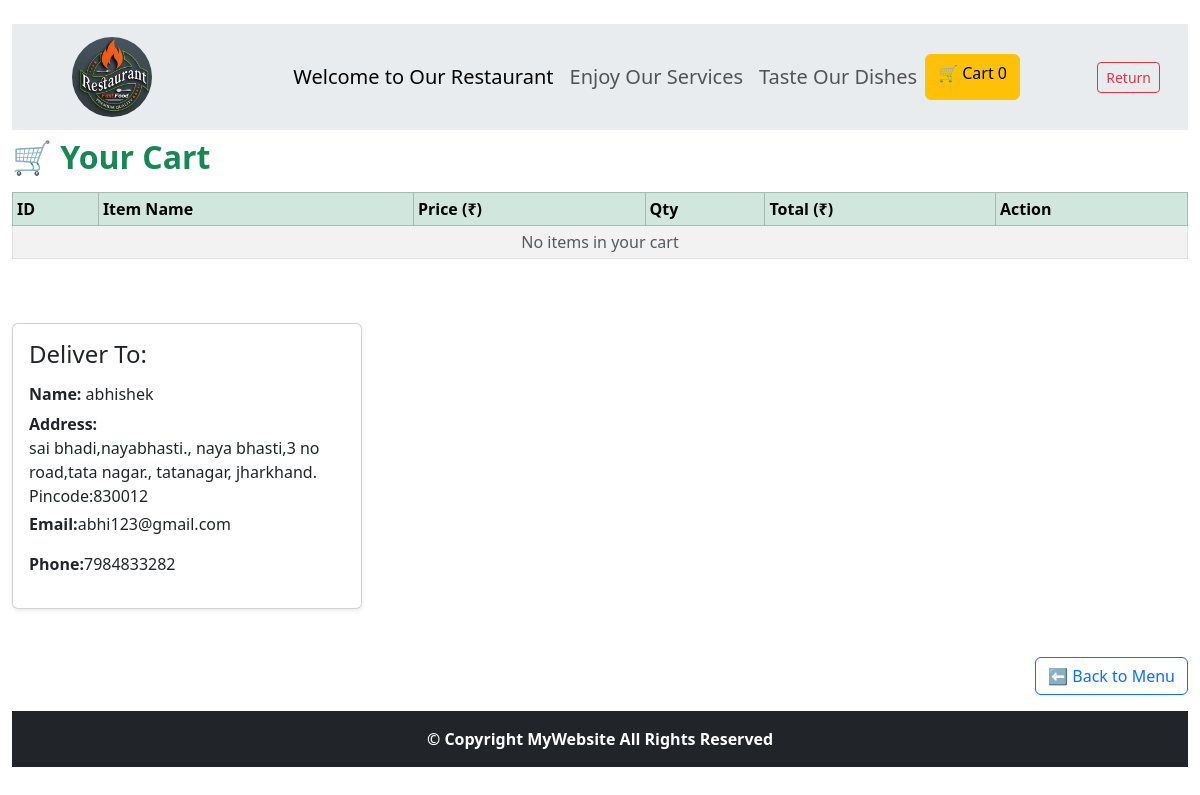
Screenshot of /cart.php (signed in) with the database file from the repository.
### tables this page shows
CREATE TABLE `register` (
  `id` int(100) NOT NULL,
  `name` varchar(50) NOT NULL,
  `password` varchar(255) NOT NULL,
  `email` varchar(30) NOT NULL,
  `phone` double NOT NULL,
  `house` varchar(100) NOT NULL,
  `street` varchar(100) NOT NULL,
  `city` varchar(50) NOT NULL,
  `state` varchar(50) NOT NULL,
  `pincode` varchar(10) NOT NULL,
  `user` varchar(50) NOT NULL,
  `created_at` timestamp NOT NULL DEFAULT current_timestamp() ON UPDATE current_timestamp(),
  `updated_at` timestamp NOT NULL DEFAULT current_timestamp() ON UPDATE current_timestamp()
);

### cart.php (the view, shortened to what this page needs)
<?php
include 'connect.php';
$id   = $_SESSION['id'];
$query = "SELECT * FROM register WHERE id='$id'";
$result = mysqli_query($con, $query);
$row = mysqli_fetch_assoc($result);
?>
<!doctype html>
<html lang="en">
<head>
<link href="https://cdn.jsdelivr.net/npm/bootstrap@5.3.3/dist/css/bootstrap.min.css" rel="stylesheet">
</head>
<body class="container-fluid mt-4">
     <header class="sticky-top">
        <nav class="navbar navbar-expand-lg bg-body-secondary">
       <div class="container-fluid">
             <a class="navbar-brand px-5 d-flex align-items-center" href="#">
                <img class="navbar-logo img-fluid rounded-circle me-2" src="assets/images/logo1.jpg" alt="Logo"
                    style="width:80px; height:80px;">
            </a>
            <div class="collapse navbar-collapse" id="navbarSupportedContent">
                <ul class="navbar-nav mx-auto mb-2 mb-lg-0">
                    <li class="nav-item"><a class="nav-link active" href="#" style="font-size: 20px;">Welcome to Our
                            Restaurant</a></li>
                    <li class="nav-item"><a class="nav-link" href="#" style="font-size: 20px;">Enjoy Our Services</a>
                    </li>
                    <li class="nav-item"><a class="nav-link" href="#" style="font-size: 20px;">Taste Our Dishes</a></li>
                    <a href="cart.php" class="btn btn-warning gap-2">
                        🛒 Cart <span id="cartCount">
                            <?= isset($_SESSION['cart']) ? count($_SESSION['cart']) : 0 ?>
                        </span>
                    </a>
                </ul>
                <div class="button">
                    <a href="place.php" class="btn btn-outline-danger btn-sm m-3">Return</a>
                </div>
            </div>
            </div>
        </nav>
    </header>
<main>
    <section class="mt-2">
        <h2 class="fw-bold mb-3 text-success">🛒 Your Cart</h2>
        <table class="table table-bordered table-striped align-middle table-sm">
            <thead class="table-success">
                <tr>
                    <th>ID</th>
                    <th>Item Name</th>
                    <th>Price (₹)</th>
                    <th>Qty</th>
                    <th>Total (₹)</th>
                    <th>Action</th>
                </tr>
            </thead>
            <tbody>
                <?php
                $grandTotal = 0;
                if (!empty($_SESSION['cart'])) {
                    foreach ($_SESSION['cart'] as $item) {
                        $grandTotal += $item['total'];
                        echo "
                        <tr>
                            <td>{$item['id']}</td>
                            <td>{$item['name']}</td>
                            <td>₹{$item['price']}</td>
                            <td>
                                <a href='cart.php?action=decrease&id={$item['id']}' class='btn btn-sm btn-outline-danger'>-</a>
                                <span class='mx-2'>{$item['qty']}</span>
                                <a href='cart.php?action=increase&id={$item['id']}' class='btn btn-sm btn-outline-success'>+</a>
                            </td>
                            <td>₹{$item['total']}</td>
                            <td>
                                <a href='cart.php?remove={$item['id']}' class='btn btn-sm btn-danger'>Remove</a>
                            </td>
                        </tr>";
                    }
                    echo "
                    <tr class='fw-bold'>
                        <td colspan='4' class='text-end'>Grand Total:</td>
                        <td colspan='2'>₹" . number_format($grandTotal, 2) . "</td>
                    </tr>";
                } else {
                    echo "<tr><td colspan='6' class='text-center text-muted'>No items in your cart</td></tr>";
                }
                ?>
            </tbody>
        </table>
        <section class="py-5">
            <div class="card shadow-sm p-3" style="width:350px;">
                <h4 class="card-title mb-3">Deliver To:</h4>
                <?php if (isset($_SESSION['user_data'])): ?>
                    <h6><strong>Name:</strong> <?= $row['name']; ?></h6>
                    <p class="mb-1">
                        <strong>Address:</strong><br>
                        <?= $row['house']; ?>,
                        <?= $row['street']; ?>,
                        <?= $row['city']; ?>,
                        <?= $row['state']; ?>.<br>
                        Pincode:<?= $row['pincode']; ?>
                    </p>
                    <p><strong>Email:</strong><?= $row['email']; ?></p>
                    <p><strong>Phone:</strong><?= $row['phone']; ?></p>
                <?php else: ?>
                    <p class="text-danger">User address missing!</p>
                <?php endif; ?>
            </div>
        </section>
        <div class="text-end mb-3">
            <a href="place.php" class="btn btn-outline-primary">⬅ Back to Menu</a>
        </div>
    </section>
</main>
<footer class="sticky">
 <section class="bg-dark text-white py-3">
      <div class="container">
         <div class="text-white text-center  mt-0">
    <p class="mb-0 fw-bold">© Copyright MyWebsite All Rights Reserved</p>
  </div>
      </div>
    </section>
</footer>
</body>
</html>

### rows the page displays
register: name "abhishek", house "sai bhadi,nayabhasti.", street "naya bhasti,3 no road,tata nagar.", city "tatanagar", state "jharkhand", pincode "830012", email "abhi123@gmail.com", phone "7984833282"

### other values shown
count($_SESSION['cart']) "0"
